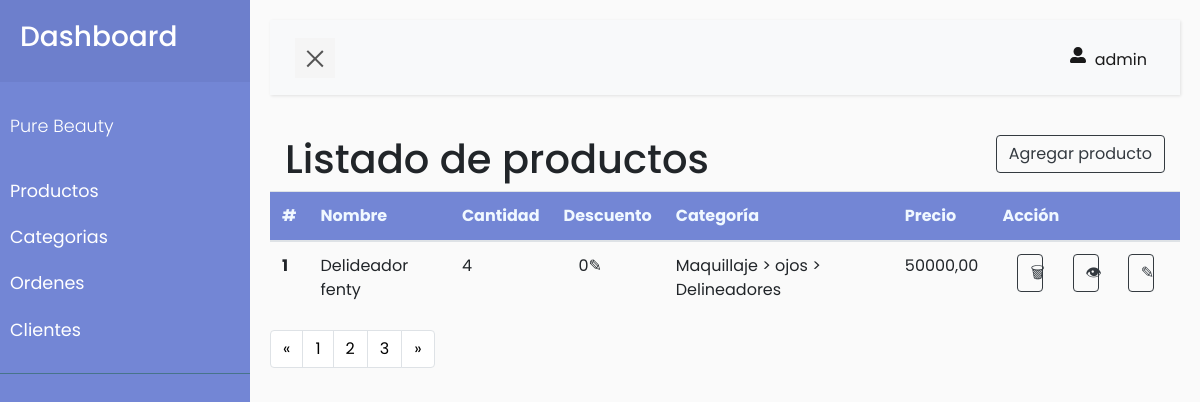
Page /productos (signed in) on the committed database.
### usuario/models.py (models this page shows, shortened)
class UserProfile(AbstractBaseUser, PermissionsMixin):
    email = models.EmailField('Email', max_length=255, unique=True)
    name = models.CharField('Nombres', max_length=100)
    apellidos = models.CharField('Apellidos', max_length=100)
    direccion = models.CharField('Direccion', max_length=500)
    ciudad = models.ForeignKey(Ciudad, on_delete=models.CASCADE, null=True)
    is_active = models.BooleanField(default=True)
    is_staff = models.BooleanField(default=True)
    class Meta:
        swappable = 'AUTH_USER_MODEL'
    class Meta(AbstractUser.Meta):
        pass
    objects = UserProfileManager()
    USERNAME_FIELD = 'email'
    REQUIRED_FIELDS = ['name', "apellidos"]

### producto/models.py (models this page shows, shortened)
class Producto (models.Model):
    nombre = models.CharField('Nombre', max_length=100)
    stock = models.PositiveIntegerField('Stock')
    descripcion = models.CharField('Descripcion', max_length=500)
    is_activo = models.BooleanField('Es un producto activo')
    precio_act = models.DecimalField('Precio', max_digits=15, decimal_places=2)
    precio_desc = models.DecimalField('Precio con descuento', max_digits=15, decimal_places=2)
    fecha_inicio_desc = models.DateTimeField('Fecha incio del descuento')
    fecha_fin_desc = models.DateTimeField('Fecha finalización del descuento')
    ult_actualizacion = models.DateTimeField('Fecha últ. actualización')
    imagen = models.ImageField('Imagen del producto', upload_to='productos/', blank=True, null=True)

class Subcategoria(models.Model):
    nombre = models.CharField('Nombre', max_length=100)
    categoria = models.ForeignKey(Categoria, on_delete=models.CASCADE)
    def __str__(self):
        return f"{self.categoria} > {self.nombre}"

class Categoria(models.Model):
    nombre = models.CharField('Nombre', max_length=100)
    categoria_padre = models.ForeignKey('self', on_delete=models.SET_NULL, null=True, blank=True, related_name='categorias_hijas')
    def __str__(self):
        return self.get_nombre_completo()
    def get_nombre_completo(self):
        if self.categoria_padre:
            return f"{self.categoria_padre.get_nombre_completo()} > {self.nombre}"
        else:
            return self.nombre

### producto/views.py (the view)
# urls.py: path('productos',views.inicio, name='inicio'),
def inicio(request):
    productos = Producto.objects.all()
    for producto in productos:
        if producto.precio_desc == producto.precio_act:
            producto.precio_desc = 0
        productoSubcategoria = ProductoSubcategoria.objects.get(producto=producto)
        producto.categoria =productoSubcategoria.subcategoria
        pass
    return render(request, 'productos.html', {'productos': productos})

### producto/templates/productos.html (shortened to what this page needs)
{% extends 'dashboard.html' %}
{% load crispy_forms_tags %}
{% load static %}
{% block content %}
<div class="container">
    <div class="row">
        <div class="col-8">
            <h1>Listado de productos</h1>
        </div>
        <div class="col-4 text-right">
            <button class="btn btn-outline-dark" onclick="abrirModal()">Agregar producto</button>
        </div>
    </div>
</div>
<table class="table">
    <thead style="background-color: #7386D5;">
        <tr>
            <th scope="col" style="color:aliceblue;">#</th>
            <th scope="col" style="color:aliceblue;">Nombre</th>
            <th scope="col" style="color:aliceblue;">Cantidad</th>
            <th scope="col" style="color:aliceblue;">Descuento</th>
            <th scope="col" style="color:aliceblue;">Categoría</th>
            <th scope="col" style="color:aliceblue;">Precio</th>
            <th scope="col" style="color:aliceblue;">Acción</th>
        </tr>
    </thead>
    <tbody>
        {% for producto in productos %}
        <tr>
            <th scope="row">{{ forloop.counter }}</th>
            <td>{{ producto.nombre }}</td>
            <td>{{ producto.stock }}</td>
            <td>
                <a href="#">
                    <div class="container">
                        <div class="row">
                            <div class="col-6">
                                {{ producto.precio_desc }}✎
                            </div>
                        </div>
                    </div>
                </a>
            </td>
            <td><a href="#">{{ producto.categoria }}</a></td>
            <td>{{ producto.precio_act }}</td>
            <td>
                <div class="container">
                    <div class="row">
                        <div class="col-4">
                            <button class="btn btn-outline-dark btn-block">🗑</button>
                        </div>
                        <div class="col-4">
                            <button class="btn btn-outline-dark btn-block">👁</button>
                        </div>
                        <div class="col-4">
                            <button class="btn btn-outline-dark btn-block">✎</button>
                        </div>
                    </div>
                </div>
            </td>
        </tr>
        {% endfor %}
    </tbody>
</table>
<nav aria-label="Page navigation example">
    <ul class="pagination">
      <li class="page-item">
        <a class="page-link" style="color: black;" href="#" aria-label="Previous">
          <span aria-hidden="true">&laquo;</span>
        </a>
      </li>
      <li class="page-item"><a class="page-link" style="color: black;" href="#">1</a></li>
      <li class="page-item"><a class="page-link"  style="color: black;" href="#">2</a></li>
      <li class="page-item"><a class="page-link"  style="color: black;" href="#">3</a></li>
      <li class="page-item">
        <a class="page-link"  style="color: black;" href="#" aria-label="Next">
          <span aria-hidden="true">&raquo;</span>
        </a>
      </li>
    </ul>
  </nav>
{% endblock content %}

### usuario/templates/dashboard.html (shortened to what this page needs)
{% extends 'layouts/base.html' %}
{% load crispy_forms_tags %}
{% load static %}
{% block style %}
<link rel="stylesheet" href="https://stackpath.bootstrapcdn.com/bootstrap/4.5.2/css/bootstrap.min.css">
<link rel="stylesheet" href="{% static 'css/sidebar.css' %}">
{% endblock style %}
{% block body %}
<div class="wrapper">
    <nav id="sidebar">
        <div class="sidebar-header">
            <h3>Dashboard</h3>
        </div>
        <ul class="list-unstyled components">
            <p>Pure Beauty</p>
            <li>
                <a href="{% url 'producto:inicio' %}">Productos</a>
            </li>
            <li>
                <a href="{% url 'producto:categorias' %}">Categorias</a>
            </li>
            <li>
                <a href="{% url 'pedido:ordenes' %}">Ordenes</a>
            </li>
            <li>
                <a href="{% url 'usuario:clientes' %}">Clientes</a>
            </li>
        </ul>
    </nav>
    <div id="content">
        <nav class="navbar navbar-expand-lg navbar-light bg-light">
            <div class="container-fluid">
                <button type="button" id="sidebarCollapse" class="navbar-btn">
                    <span></span>
                </button>
                <div class="collapse navbar-collapse" id="navbarSupportedContent">
                    <ul class="nav navbar-nav ml-auto">
                        <li class="nav-item active">
                            <a class="nav-link" id="logout-link" href="{% url 'usuario:logout' %}"> <i
                                    class="fas fa-user-alt m-1 me-md-2"></i> {{ request.user.name }}</a>
                        </li>
                    </ul>
                </div>
            </div>
        </nav>
        {% block content %}
        {% endblock content %}
    </div>
    {% endblock body %}

### static/css/style.css (style rules this page uses)
html, body { height: 100%; margin: 0; }

### static/css/sidebar.css (style rules this page uses)
body { font-family: 'Poppins', sans-serif; background: #fafafa; }
p { font-family: 'Poppins', sans-serif; font-size: 1.1em; font-weight: 300; line-height: 1.7em; color: #999; }
a, a:hover, a:focus { color: inherit; text-decoration: none; transition: all 0.3s; }
.navbar { padding: 15px 10px; background: #fff; border: none; border-radius: 0; margin-bottom: 40px; box-shadow: 1px 1px 3px rgba(0, 0, 0, 0.1); }
.navbar-btn { box-shadow: none; outline: none !important; border: none; }
.wrapper { display: flex; width: 100%; align-items: stretch; perspective: 1500px; }
#sidebar { min-width: 250px; max-width: 250px; background: #7386D5; color: #fff; transition: all 0.6s cubic-bezier(0.945, 0.020, 0.270, 0.665); transform-origin: bottom left; }
#sidebar .sidebar-header { padding: 20px; background: #6d7fcc; }
#sidebar ul.components { padding: 20px 0; border-bottom: 1px solid #47748b; }
#sidebar ul p { color: #fff; padding: 10px; }
#sidebar ul li a { padding: 10px; font-size: 1.1em; display: block; }
#content { width: 100%; padding: 20px; min-height: 100vh; transition: all 0.3s; }
#sidebarCollapse { width: 40px; height: 40px; background: #f5f5f5; cursor: pointer; }
#sidebarCollapse span { width: 80%; height: 2px; margin: 0 auto; display: block; background: #555; transition: all 0.8s cubic-bezier(0.810, -0.330, 0.345, 1.375); transition-delay: 0.2s; }
#sidebarCollapse span:last-of-type { transform: rotate(-45deg) translate(1px, -1px); }

### rows in the picture
UserProfile: user.name "admin"
Producto: nombre "Delideador fenty", stock "4", precio_desc "0", categoria "Maquillaje > ojos > Delineadores", precio_act "50000,00"
